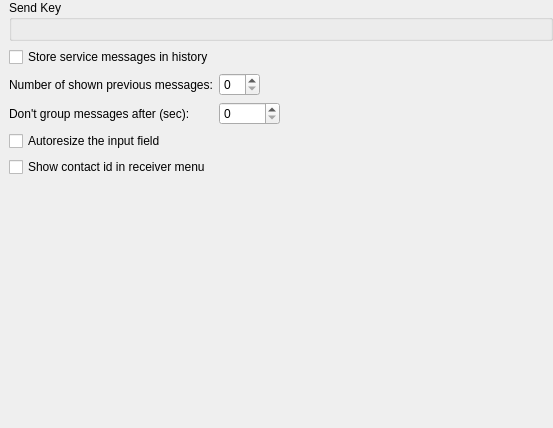
<?xml version="1.0" encoding="UTF-8"?>
<ui version="4.0">
 <class>StackedChatBehavior</class>
 <widget class="QWidget" name="StackedChatBehavior">
  <property name="geometry">
   <rect>
    <x>0</x>
    <y>0</y>
    <width>553</width>
    <height>428</height>
   </rect>
  </property>
  <property name="windowTitle">
   <string>Form</string>
  </property>
  <layout class="QGridLayout" name="gridLayout">
   <property name="leftMargin">
    <number>9</number>
   </property>
   <property name="topMargin">
    <number>0</number>
   </property>
   <property name="rightMargin">
    <number>0</number>
   </property>
   <property name="bottomMargin">
    <number>0</number>
   </property>
   <item row="3" column="0" colspan="3">
    <widget class="QScrollArea" name="scrollArea">
     <property name="frameShape">
      <enum>QFrame::NoFrame</enum>
     </property>
     <property name="widgetResizable">
      <bool>true</bool>
     </property>
     <widget class="QWidget" name="scrollAreaWidgetContents">
      <property name="geometry">
       <rect>
        <x>0</x>
        <y>0</y>
        <width>544</width>
        <height>428</height>
       </rect>
      </property>
      <layout class="QFormLayout" name="formLayout">
       <property name="fieldGrowthPolicy">
        <enum>QFormLayout::ExpandingFieldsGrow</enum>
       </property>
       <property name="margin">
        <number>0</number>
       </property>
       <item row="0" column="0" colspan="2">
        <widget class="QGroupBox" name="groupBox">
         <property name="sizePolicy">
          <sizepolicy hsizetype="Preferred" vsizetype="Preferred">
           <horstretch>0</horstretch>
           <verstretch>0</verstretch>
          </sizepolicy>
         </property>
         <property name="title">
          <string>Send Key</string>
         </property>
         <layout class="QGridLayout" name="gridLayout_2"/>
        </widget>
       </item>
       <item row="1" column="0" colspan="2">
        <widget class="QCheckBox" name="storeBox">
         <property name="text">
          <string>Store service messages in history</string>
         </property>
        </widget>
       </item>
       <item row="2" column="0">
        <widget class="QLabel" name="label">
         <property name="toolTip">
          <string>Number of previous messages shown in new chats</string>
         </property>
         <property name="text">
          <string>Number of shown previous messages:</string>
         </property>
        </widget>
       </item>
       <item row="2" column="1">
        <widget class="QSpinBox" name="recentBox"/>
       </item>
       <item row="3" column="0">
        <widget class="QLabel" name="label_2">
         <property name="text">
          <string>Don't group messages after (sec):</string>
         </property>
        </widget>
       </item>
       <item row="3" column="1">
        <widget class="QSpinBox" name="groupUntil">
         <property name="maximum">
          <number>10000</number>
         </property>
        </widget>
       </item>
       <item row="5" column="0" colspan="2">
        <widget class="QCheckBox" name="receiverIdBox">
         <property name="text">
          <string>Show contact id in receiver menu</string>
         </property>
        </widget>
       </item>
       <item row="4" column="0" colspan="2">
        <widget class="QCheckBox" name="autoresizeBox">
         <property name="text">
          <string>Autoresize the input field </string>
         </property>
        </widget>
       </item>
      </layout>
     </widget>
    </widget>
   </item>
  </layout>
 </widget>
 <resources/>
 <connections/>
</ui>
